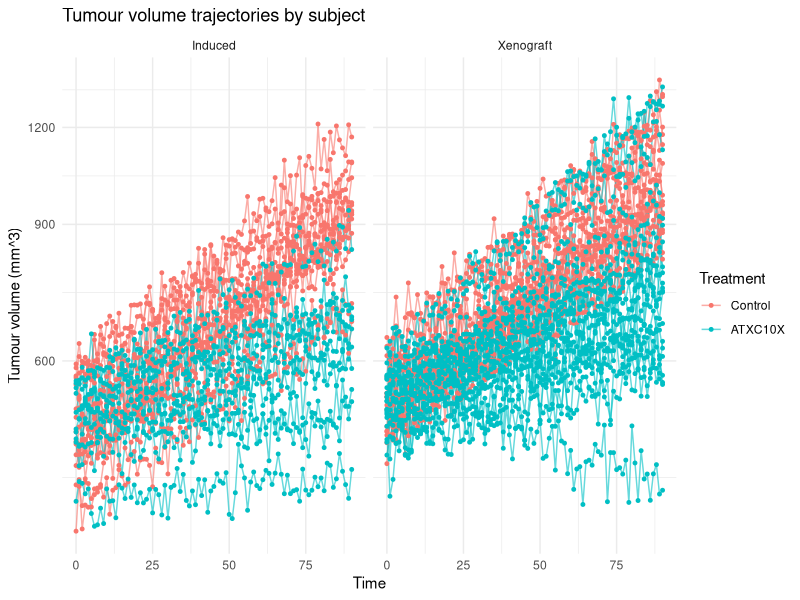
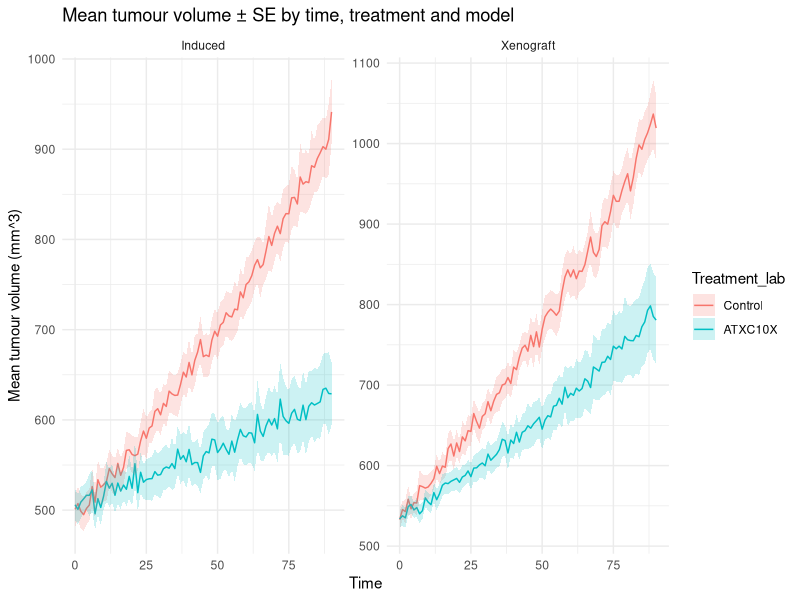
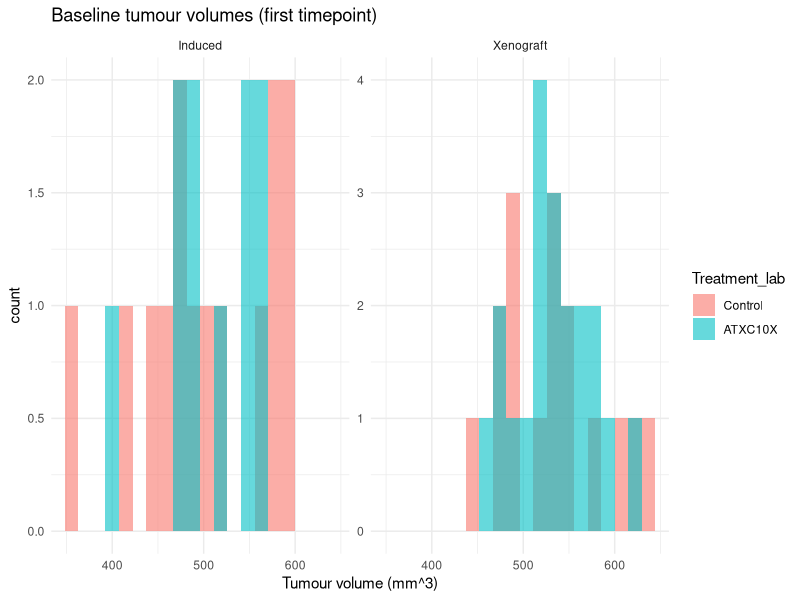
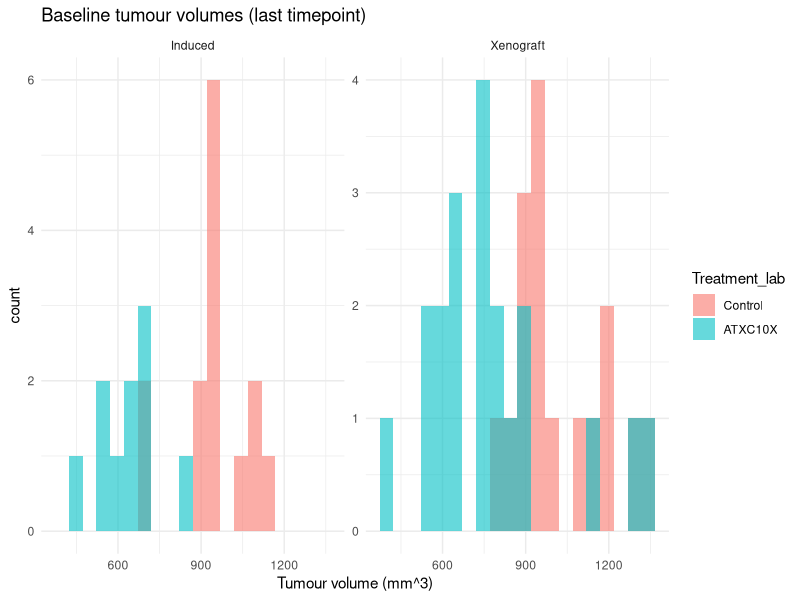
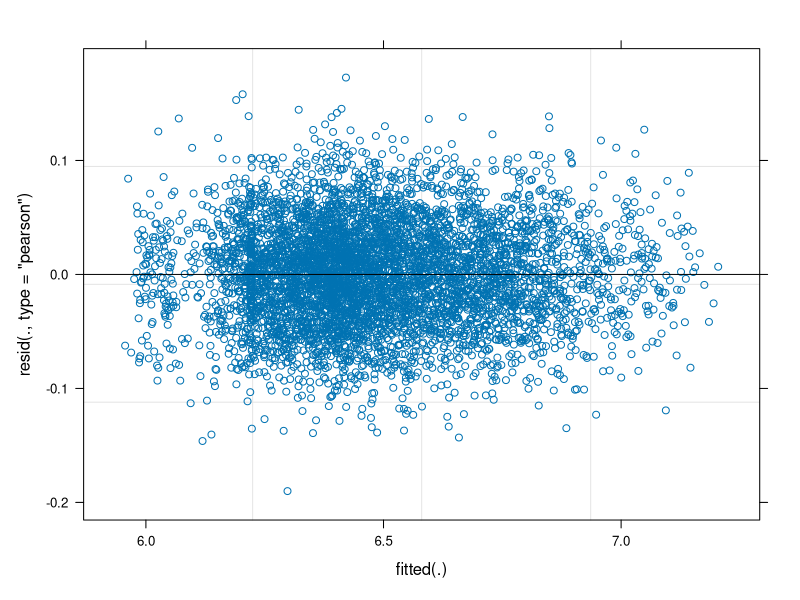
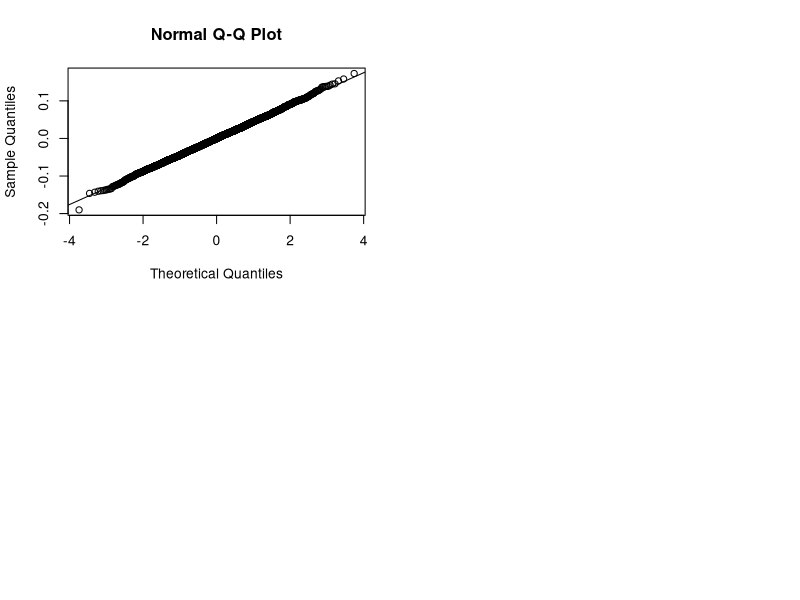
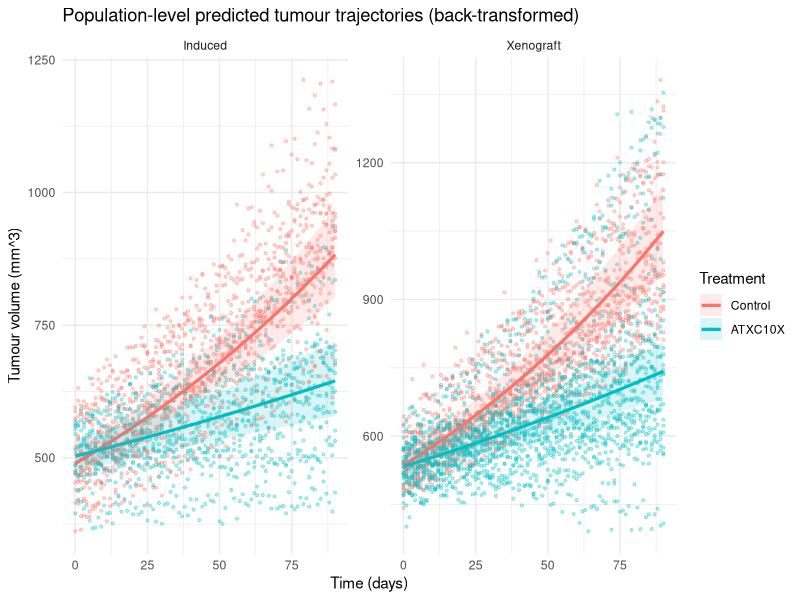
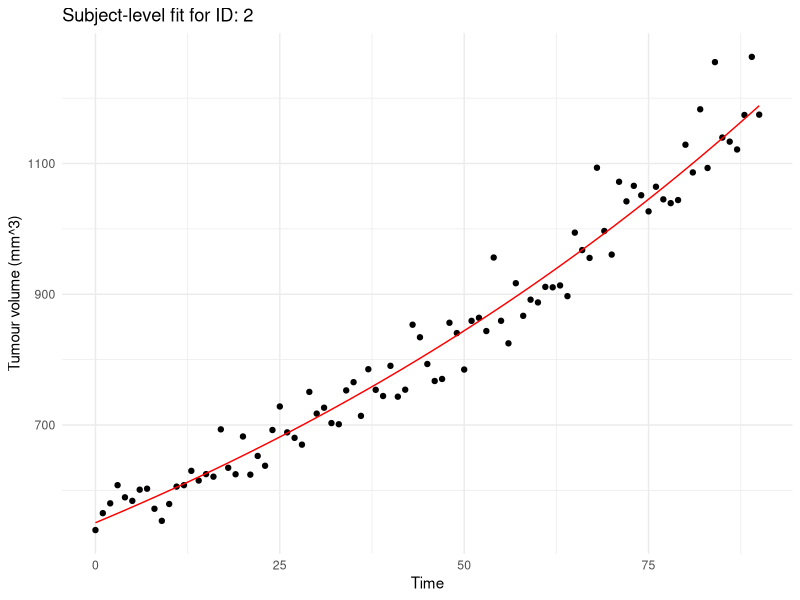

Source code (R) for these figures, in order:
install.packages(c("tidyverse", "lme4","emmeans"))
# Load required packages
library(tidyverse)
library(lme4)
library(emmeans)

df <- read.csv("Data_T2.csv", header = TRUE)
str(df)

# Preprocess data
df <- df %>%
  mutate(
    ID = as.factor(ID),
    Treatment = as.factor(Treatment),
    Model = as.factor(Model),
    # create friendly labels
    Treatment_lab = recode(Treatment, `0` = "Control", `1` = "ATXC10X"),
    Model_lab = recode(Model, `0` = "Induced", `1` = "Xenograft")
  )

summary(df$DV)
table(df$Treatment, df$Model)

# Scatter and lines
ggplot(df, aes(x = Time, y = DV, group = ID, color = Treatment_lab)) +
  geom_line(alpha = 0.6) +
  geom_point(size = 1) + 
  facet_wrap(~ Model_lab) +
  scale_y_continuous(trans = "log1p") +
labs(title = "Tumour volume trajectories by subject",
     y = "Tumour volume (mm^3)",
     color = "Treatment") +
  theme_minimal()

# Calculation for SE
df_summary <- df %>%
  group_by(Model_lab, Treatment_lab, Time) %>%
  summarise(
    n = n(),
    mean_DV = mean(DV, na.rm = TRUE),
    sd_DV = sd(DV, na.rm = TRUE),
    se_DV = sd_DV / sqrt(n)
  ) %>% ungroup()

ggplot(df_summary, aes(x = Time, y = mean_DV, color = Treatment_lab)) +
  geom_line() +
  geom_ribbon(aes(ymin = mean_DV - se_DV, ymax = mean_DV + se_DV, fill = Treatment_lab), alpha = 0.2, color = NA) +
  facet_wrap(~ Model_lab, scales = "free_y") +
  labs(title = "Mean tumour volume ± SE by time, treatment and model",
       y = "Mean tumour volume (mm^3)") +
  theme_minimal()

# Histogram(beginning+end)
ggplot(df %>% filter(Time == min(Time)), aes(x = DV, fill = Treatment_lab)) +
  geom_histogram(position = "identity", alpha = 0.6, bins = 20) +
  facet_wrap(~ Model_lab, scales = "free_y") +
  labs(title = "Baseline tumour volumes (first timepoint)",
       x = "Tumour volume (mm^3)") +
  theme_minimal()
ggplot(df %>% filter(Time == max(Time)), aes(x = DV, fill = Treatment_lab)) +
  geom_histogram(position = "identity", alpha = 0.6, bins = 20) +
  facet_wrap(~ Model_lab, scales = "free_y") +
  labs(title = "Baseline tumour volumes (last timepoint)",
       x = "Tumour volume (mm^3)") +
  theme_minimal()
#Transform DV
df <- df %>% mutate(logDV = log(DV + 1))
#LME Model
LME_model<- lmer(logDV ~ Time * Treatment * Model + (1 + Time | ID),
                 data = df, REML = FALSE,
                 control = lmerControl(optimizer = "bobyqa", optCtrl = list(maxfun = 2e5)))
summary(LME_model)
VarCorr(LME_model)

LME_no3 <- lmer(logDV ~ Time * Treatment + Time * Model + Treatment * Model + (1 + Time | ID),
                data = df, REML = FALSE,
                control = lmerControl(optimizer = "bobyqa", optCtrl = list(maxfun = 2e5)))
anova(LME_no3, LME_model)
summary(LME_no3)
VarCorr(LME_no3)
fixef(LME_no3)
confint(LME_no3, method = "Wald")
# Residual plot
par(mfrow = c(2,2))
plot(LME_no3) 
qqnorm(resid(LME_no3)); qqline(resid(LME_no3))
# Random Effects
ranef_df <- as.data.frame(ranef(LME_no3)$ID) %>% tibble::rownames_to_column("ID")
head(ranef_df)


# Predict
time_grid <- seq(min(df$Time, na.rm = TRUE),
                 max(df$Time, na.rm = TRUE),
                 length.out = 50)
emm_grid <- expand.grid(Time = time_grid,
                        Treatment = levels(df$Treatment),
                        Model = levels(df$Model))
emm_grid$Treatment <- factor(emm_grid$Treatment, levels = levels(df$Treatment))
emm_grid$Model <- factor(emm_grid$Model, levels = levels(df$Model))

emm <- emmeans(LME_no3, ~ Time | Treatment * Model, 
               at = list(Time = time_grid), cov.reduce = FALSE)
emm_df <- as.data.frame(emm)
head(emm_df)

emm_df <- as.data.frame(emm) %>%
  mutate(
    pred_logDV = emmean,
    pred_DV = exp(pred_logDV) - 1,
    lower_DV = exp(pred_logDV - 1.96*SE) - 1,  # Wald CI
    upper_DV = exp(pred_logDV + 1.96*SE) - 1,
    Treatment = factor(Treatment),
    Model = factor(Model),
    Treatment_lab = recode(Treatment, `0` = "Control", `1` = "ATXC10X"),
    Model_lab = recode(Model, `0` = "Induced", `1` = "Xenograft")
  )



p_pred <- ggplot() +
  geom_point(data = df, aes(x = Time, y = DV, color = Treatment_lab), alpha = 0.3, size = 0.8) +
  geom_line(data = emm_df, aes(x = Time, y = pred_DV, color = Treatment_lab), size = 1.1) +
  geom_ribbon(data = emm_df, aes(x = Time, ymin = lower_DV, ymax = upper_DV, fill = Treatment_lab), alpha = 0.15) +
  facet_wrap(~ Model_lab, scales = "free_y") +
  labs(title = "Population-level predicted tumour trajectories (back-transformed)",
       y = "Tumour volume (mm^3)",
       x = "Time (days)",
       color = "Treatment",
       fill = "Treatment") +
  theme_minimal()
print(p_pred)



# predict original data and fitted for that subject:
some_id <- levels(df$ID)[2]
df_sub <- df %>% filter(ID == some_id)
df_sub$pred_log <- predict(LME_no3, newdata = df_sub, re.form = NULL)  # includes random effects by default
df_sub$pred_DV <- exp(df_sub$pred_log) - 1

ggplot(df_sub, aes(x = Time)) +
  geom_point(aes(y = DV), color = "black") +
  geom_line(aes(y = pred_DV), color = "red") +
  labs(title = paste("Subject-level fit for ID:", some_id),
       y = "Tumour volume (mm^3)") +
  theme_minimal()
